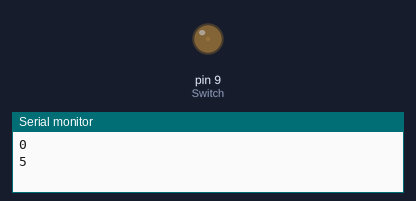
Recording of a sketch running on a simulated Arduino Uno, built with avr-gcc and run on an emulated ATmega328P. Shown: output pins drawn as LEDs (lit = HIGH), the last lines printed to the serial monitor.

Above: at 0.05 s.
At 0.95 s:
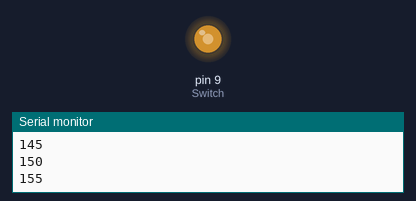
At 1.4 s:
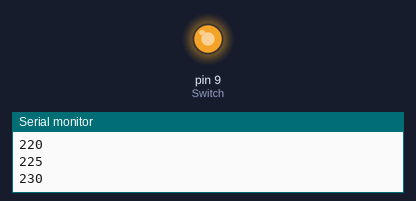
At 2.75 s:
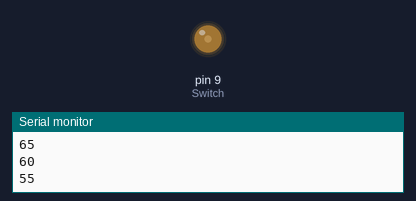
Timing chart, 0 to 7.1 s (numbered marks = the images above):
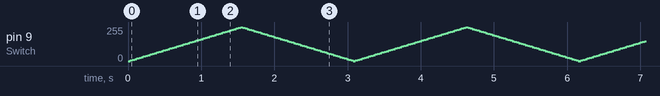

The sketch:

NoServo.ino
```cpp
const int Switch = 9;
int power = 0;
int add = 5;

void setup() {
  pinMode(Switch, OUTPUT);
  Serial.begin(9600);
}

void loop(){
  analogWrite(Switch, power);
  Serial.println(power);

  power = power + add;

  if (power == 0 || power == 255) {
    add = -add ;
  }

  delay(30);
}
```
